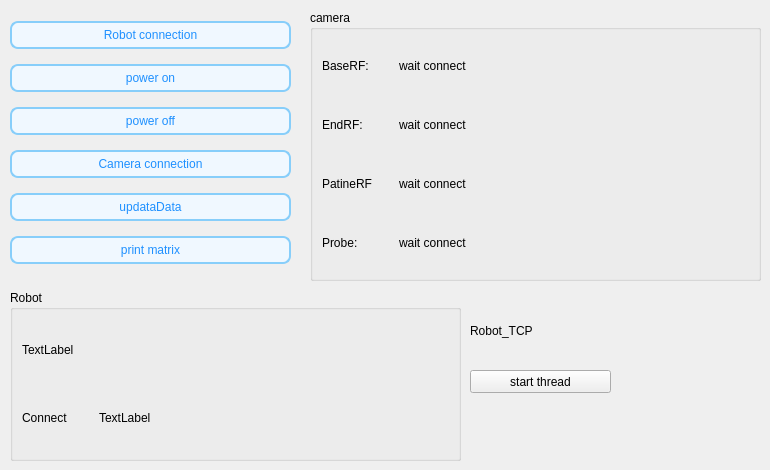
     <widget class="QWidget" name="tab1_2">
      <attribute name="title">
       <string>启动选项</string>
      </attribute>
      <widget class="QLabel" name="label_27">
       <property name="geometry">
        <rect>
         <x>210</x>
         <y>10</y>
         <width>131</width>
         <height>20</height>
        </rect>
       </property>
       <property name="text">
        <string/>
       </property>
      </widget>
      <widget class="QGroupBox" name="groupBox_5">
       <property name="geometry">
        <rect>
         <x>310</x>
         <y>10</y>
         <width>451</width>
         <height>271</height>
        </rect>
       </property>
       <property name="title">
        <string>camera</string>
       </property>
       <layout class="QGridLayout" name="gridLayout_10">
        <item row="2" column="0">
         <layout class="QHBoxLayout" name="horizontalLayout_133">
          <item>
           <widget class="QLabel" name="Spine_PatineRFTextLabel_3">
            <property name="text">
             <string>PatineRF</string>
            </property>
           </widget>
          </item>
          <item>
           <widget class="QLabel" name="Spine_PatientRFDataLabel_3">
            <property name="minimumSize">
             <size>
              <width>350</width>
              <height>0</height>
             </size>
            </property>
            <property name="text">
             <string>wait connect</string>
            </property>
           </widget>
          </item>
         </layout>
        </item>
        <item row="1" column="0">
         <layout class="QHBoxLayout" name="horizontalLayout_19">
          <item>
           <widget class="QLabel" name="Spine_RobotEndRFTextLabel_3">
            <property name="text">
             <string>EndRF:</string>
            </property>
           </widget>
          </item>
          <item>
           <widget class="QLabel" name="Spine_RobotEndRFDataLabel_3">
            <property name="minimumSize">
             <size>
              <width>350</width>
              <height>0</height>
             </size>
            </property>
            <property name="text">
             <string>wait connect</string>
            </property>
           </widget>
          </item>
         </layout>
        </item>
        <item row="3" column="0">
         <layout class="QHBoxLayout" name="horizontalLayout_134">
          <item>
           <widget class="QLabel" name="Spine_ProbeTextLabel_3">
            <property name="text">
             <string>Probe:</string>
            </property>
           </widget>
          </item>
          <item>
           <widget class="QLabel" name="Spine_ProbeDataLabel_3">
            <property name="minimumSize">
             <size>
              <width>350</width>
              <height>0</height>
             </size>
            </property>
            <property name="text">
             <string>wait connect</string>
            </property>
           </widget>
          </item>
         </layout>
        </item>
        <item row="0" column="0">
         <layout class="QHBoxLayout" name="horizontalLayout_26">
          <item>
           <widget class="QLabel" name="Spine_RobotBaseRFTextLabel_3">
            <property name="text">
             <string>BaseRF:</string>
            </property>
           </widget>
          </item>
          <item>
           <widget class="QLabel" name="Spine_RobotBaseRFDataLabel_3">
            <property name="minimumSize">
             <size>
              <width>350</width>
              <height>0</height>
             </size>
            </property>
            <property name="text">
             <string>wait connect</string>
            </property>
           </widget>
          </item>
         </layout>
        </item>
       </layout>
      </widget>
      <widget class="QGroupBox" name="groupBox_6">
       <property name="geometry">
        <rect>
         <x>10</x>
         <y>290</y>
         <width>451</width>
         <height>171</height>
        </rect>
       </property>
       <property name="title">
        <string>Robot</string>
       </property>
       <layout class="QGridLayout" name="gridLayout_11">
        <item row="0" column="0">
         <layout class="QHBoxLayout" name="horizontalLayout_27">
          <item>
           <widget class="QLabel" name="label_Robot_TCP_value_3">
            <property name="minimumSize">
             <size>
              <width>350</width>
              <height>0</height>
             </size>
            </property>
            <property name="text">
             <string>TextLabel</string>
            </property>
           </widget>
          </item>
         </layout>
        </item>
        <item row="1" column="0">
         <layout class="QHBoxLayout" name="horizontalLayout_28">
          <item>
           <widget class="QLabel" name="label_28">
            <property name="text">
             <string>Connect</string>
            </property>
           </widget>
          </item>
          <item>
           <widget class="QLabel" name="label_Robot_isConnect_3">
            <property name="minimumSize">
             <size>
              <width>350</width>
              <height>0</height>
             </size>
            </property>
            <property name="text">
             <string>TextLabel</string>
            </property>
           </widget>
          </item>
         </layout>
        </item>
       </layout>
      </widget>
      <widget class="QLabel" name="label_29">
       <property name="geometry">
        <rect>
         <x>470</x>
         <y>300</y>
         <width>281</width>
         <height>61</height>
        </rect>
       </property>
       <property name="styleSheet">
        <string notr="true"/>
       </property>
       <property name="text">
        <string>Robot_TCP</string>
       </property>
      </widget>
      <widget class="QPushButton" name="pushButton_start_thread_3">
       <property name="geometry">
        <rect>
         <x>470</x>
         <y>370</y>
         <width>141</width>
         <height>23</height>
        </rect>
       </property>
       <property name="text">
        <string>start thread</string>
       </property>
      </widget>
      <widget class="QWidget" name="layoutWidget_8">
       <property name="geometry">
        <rect>
         <x>10</x>
         <y>12</y>
         <width>281</width>
         <height>261</height>
        </rect>
       </property>
       <layout class="QGridLayout" name="gridLayout_12">
        <item row="0" column="0">
         <widget class="QPushButton" name="pushButton_connectArm_3">
          <property name="styleSheet">
           <string notr="true">QPushButton {
    background-color: #F0F8FF;    /* 设置背景颜色 */
    color: #1E90FF;               /* 设置文字颜色 */
    border: 2px solid #87CEFA;    /* 设置边框颜色 */
    border-radius: 8px;           /* 设置圆角 */
    padding: 5px 15px;            /* 设置内边距 */
}

QPushButton:hover {
    background-color: #E0F7FF;    /* 鼠标悬停时背景颜色变化 */
    color: #4682B4;               /* 鼠标悬停时文字颜色 */
}

QPushButton:pressed {
    background-color: #B0E0E6;    /* 按下按钮时背景颜色 */
    color: #1C86EE;               /* 按下按钮时文字颜色 */
    border: 2px solid #4682B4;    /* 按下按钮时边框颜色 */
}
</string>
          </property>
          <property name="text">
           <string>Robot connection</string>
          </property>
         </widget>
        </item>
        <item row="5" column="0">
         <widget class="QPushButton" name="pushButton_selfCheck_3">
          <property name="styleSheet">
           <string notr="true">QPushButton {
    background-color: #F0F8FF;    /* 设置背景颜色 */
    color: #1E90FF;               /* 设置文字颜色 */
    border: 2px solid #87CEFA;    /* 设置边框颜色 */
    border-radius: 8px;           /* 设置圆角 */
    padding: 5px 15px;            /* 设置内边距 */
}

QPushButton:hover {
    background-color: #E0F7FF;    /* 鼠标悬停时背景颜色变化 */
    color: #4682B4;               /* 鼠标悬停时文字颜色 */
}

QPushButton:pressed {
    background-color: #B0E0E6;    /* 按下按钮时背景颜色 */
    color: #1C86EE;               /* 按下按钮时文字颜色 */
    border: 2px solid #4682B4;    /* 按下按钮时边框颜色 */
}
</string>
          </property>
          <property name="text">
           <string>print matrix</string>
          </property>
         </widget>
        </item>
        <item row="1" column="0">
         <widget class="QPushButton" name="pushButton_powerOn_3">
          <property name="styleSheet">
           <string notr="true">QPushButton {
    background-color: #F0F8FF;    /* 设置背景颜色 */
    color: #1E90FF;               /* 设置文字颜色 */
    border: 2px solid #87CEFA;    /* 设置边框颜色 */
    border-radius: 8px;           /* 设置圆角 */
    padding: 5px 15px;            /* 设置内边距 */
}

QPushButton:hover {
    background-color: #E0F7FF;    /* 鼠标悬停时背景颜色变化 */
    color: #4682B4;               /* 鼠标悬停时文字颜色 */
}

QPushButton:pressed {
    background-color: #B0E0E6;    /* 按下按钮时背景颜色 */
    color: #1C86EE;               /* 按下按钮时文字颜色 */
    border: 2px solid #4682B4;    /* 按下按钮时边框颜色 */
}
</string>
          </property>
          <property name="text">
           <string>power on</string>
          </property>
         </widget>
        </item>
        <item row="3" column="0">
         <widget class="QPushButton" name="pushButton_connectCamrea_3">
          <property name="styleSheet">
           <string notr="true">QPushButton {
    background-color: #F0F8FF;    /* 设置背景颜色 */
    color: #1E90FF;               /* 设置文字颜色 */
    border: 2px solid #87CEFA;    /* 设置边框颜色 */
    border-radius: 8px;           /* 设置圆角 */
    padding: 5px 15px;            /* 设置内边距 */
}

QPushButton:hover {
    background-color: #E0F7FF;    /* 鼠标悬停时背景颜色变化 */
    color: #4682B4;               /* 鼠标悬停时文字颜色 */
}

QPushButton:pressed {
    background-color: #B0E0E6;    /* 按下按钮时背景颜色 */
    color: #1C86EE;               /* 按下按钮时文字颜色 */
    border: 2px solid #4682B4;    /* 按下按钮时边框颜色 */
}
</string>
          </property>
          <property name="text">
           <string>Camera connection</string>
          </property>
         </widget>
        </item>
        <item row="2" column="0">
         <widget class="QPushButton" name="pushButton_powerOff_3">
          <property name="styleSheet">
           <string notr="true">QPushButton {
    background-color: #F0F8FF;    /* 设置背景颜色 */
    color: #1E90FF;               /* 设置文字颜色 */
    border: 2px solid #87CEFA;    /* 设置边框颜色 */
    border-radius: 8px;           /* 设置圆角 */
    padding: 5px 15px;            /* 设置内边距 */
}

QPushButton:hover {
    background-color: #E0F7FF;    /* 鼠标悬停时背景颜色变化 */
    color: #4682B4;               /* 鼠标悬停时文字颜色 */
}

QPushButton:pressed {
    background-color: #B0E0E6;    /* 按下按钮时背景颜色 */
    color: #1C86EE;               /* 按下按钮时文字颜色 */
    border: 2px solid #4682B4;    /* 按下按钮时边框颜色 */
}
</string>
          </property>
          <property name="text">
           <string>power off</string>
          </property>
         </widget>
        </item>
        <item row="4" column="0">
         <widget class="QPushButton" name="pushButton_updataData_3">
          <property name="styleSheet">
           <string notr="true">QPushButton {
    background-color: #F0F8FF;    /* 设置背景颜色 */
    color: #1E90FF;               /* 设置文字颜色 */
    border: 2px solid #87CEFA;    /* 设置边框颜色 */
    border-radius: 8px;           /* 设置圆角 */
    padding: 5px 15px;            /* 设置内边距 */
}

QPushButton:hover {
    background-color: #E0F7FF;    /* 鼠标悬停时背景颜色变化 */
    color: #4682B4;               /* 鼠标悬停时文字颜色 */
}

QPushButton:pressed {
    background-color: #B0E0E6;    /* 按下按钮时背景颜色 */
    color: #1C86EE;               /* 按下按钮时文字颜色 */
    border: 2px solid #4682B4;    /* 按下按钮时边框颜色 */
}
</string>
          </property>
          <property name="text">
           <string>updataData</string>
          </property>
         </widget>
        </item>
       </layout>
      </widget>
     </widget>
